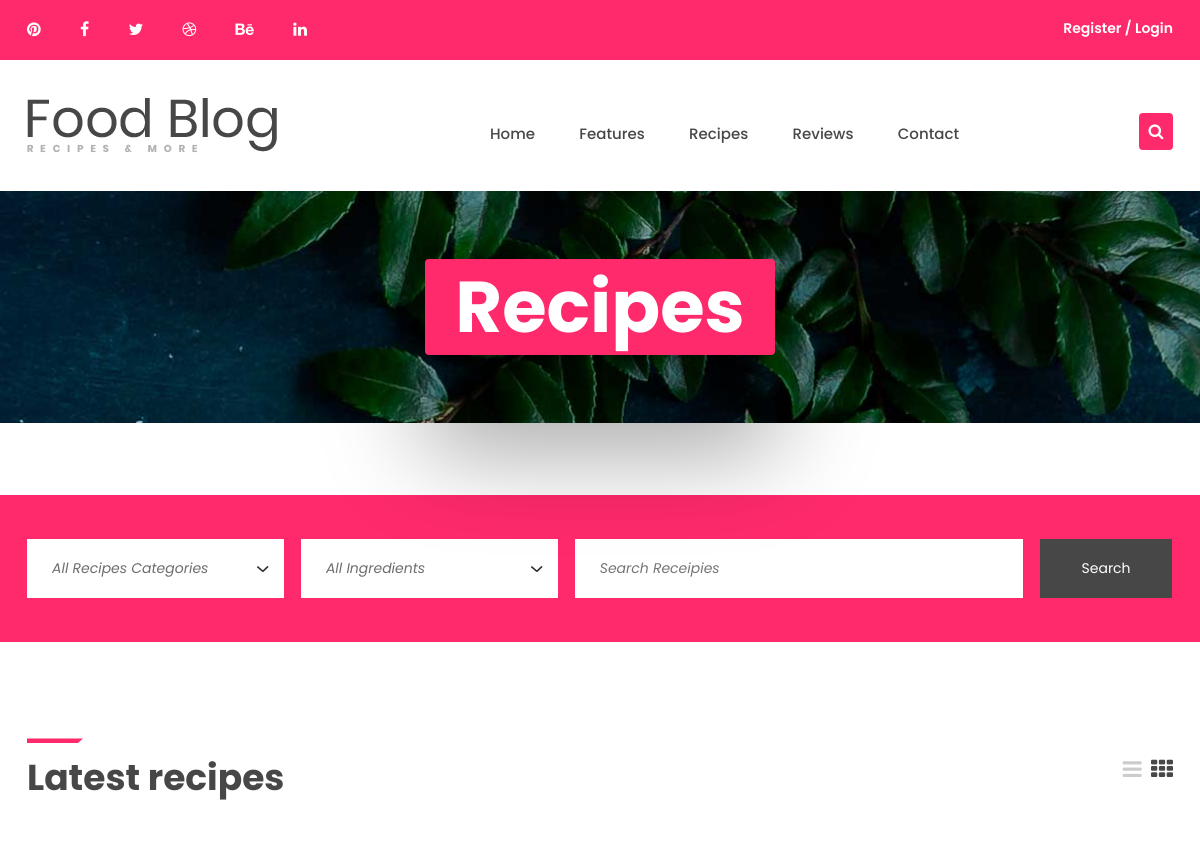
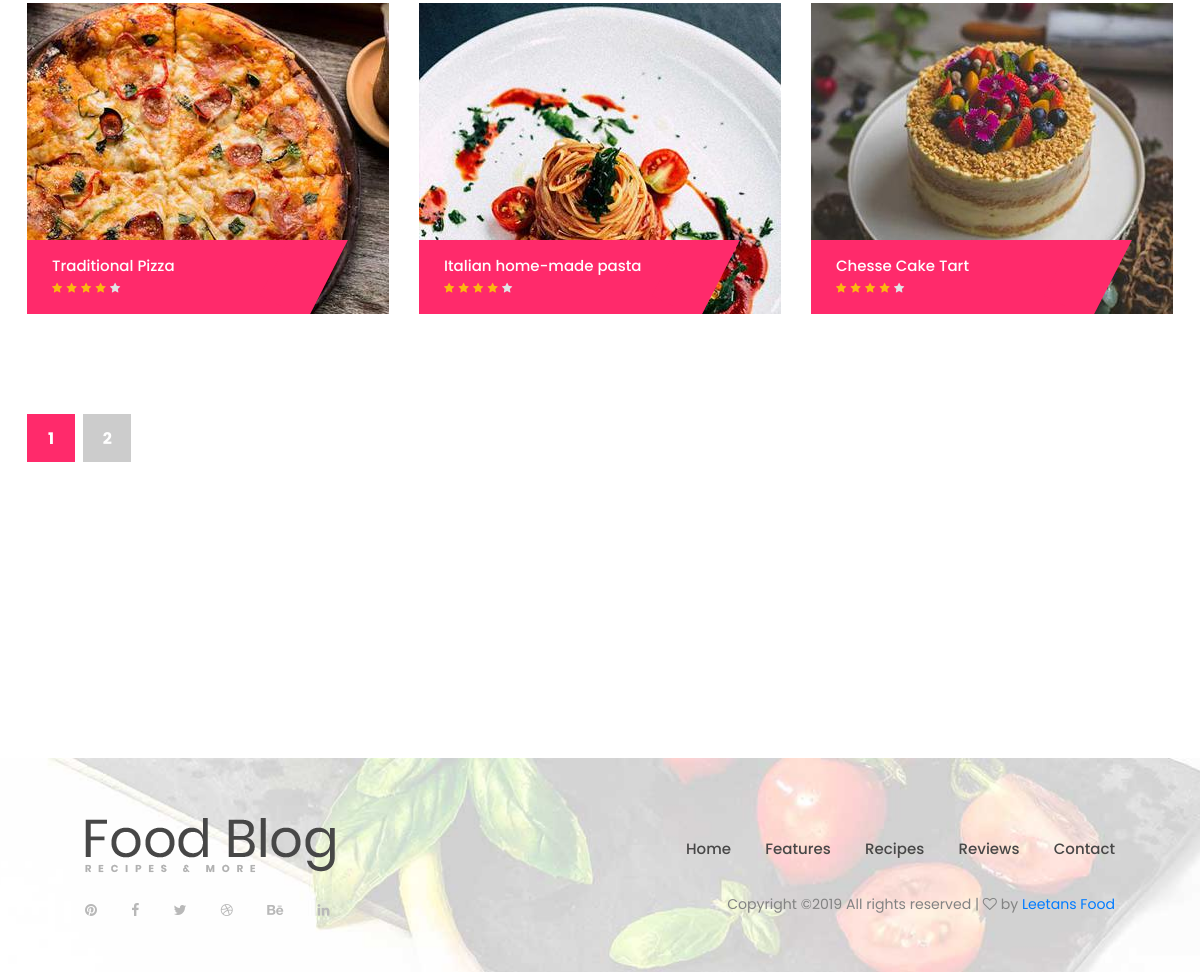
The app's page /recipes/ with its own data (2 pictures, top to bottom).
### blog/models.py (models this page shows, shortened)
class Recipe(models.Model):
    title = models.CharField(max_length=100)
    content = models.TextField()
    date_posted = models.DateField(default=timezone.now)
    author = models.ForeignKey(User, on_delete=models.CASCADE)
    image = models.ImageField(default='default.jpg', upload_to='img/recipes')

### blog/views.py (the view)
# urls.py: path('recipes/', RecipeListView.as_view(), name='blog-recipes'),
class RecipeListView(ListView):
    model = Recipe
    template_name = 'blog/recipes.html'   # <app>/<model>_<viewtype>.html
    context_object_name = 'all_recipes'
    ordering = ['-date_posted']
    paginate_by = 3

### blog/templates/blog/recipes.html (shortened to what this page needs)
{% extends "blog/base.html" %}
{% load static %}
{% block hero_section %}
<section class="page-top-section set-bg" data-setbg="{% static 'blog/img/page-top-bg.jpg' %}">
<div class="container">
    <h2>Recipes</h2>
</div>
</section>
{% endblock hero_section %}
{% block search_section %}
<div class="search-form-section">
    <div class="sf-warp">
        <div class="container">
            <form class="big-search-form">
                <select>
                    <option>All Recipes Categories</option>
                </select>
                <select>
                    <option>All Ingredients</option>
                </select>
                <input type="text" placeholder="Search Receipies">
                <button class="bsf-btn">Search</button>
            </form>
        </div>
    </div>
</div>
{% endblock search_section %}
{% block recipes_section %}
<section class="recipes-page spad">
<div class="container">
    <div class="row">
        <div class="col-md-8">
            <div class="section-title">
                <h2>Latest recipes</h2>
            </div>
        </div>
        <div class="col-md-4">
            <div class="recipe-view">
                <i class="fa fa-bars"></i>
                <i class="fa fa-th active"></i>
            </div>
        </div>
    </div>
    <div class="row">
        {% for all_recipe in all_recipes %}
        <div class="col-lg-4 col-md-6">
            <div class="recipe">
                <img src="{{ all_recipe.image.url }}" alt="">
                <div class="recipe-info-warp">
                    <div class="recipe-info">
                        <h3>{{ all_recipe.title }}</h3>
                        <div class="rating">
                            <i class="fa fa-star"></i>
                            <i class="fa fa-star"></i>
                            <i class="fa fa-star"></i>
                            <i class="fa fa-star"></i>
                            <i class="fa fa-star is-fade"></i>
                        </div>
                    </div>
                </div>
            </div>
        </div>
        {% endfor %}
    </div>
    <div class="site-pagination">
    {% if is_paginated %}
      {% for num in page_obj.paginator.page_range %}
        {% if page_obj.number == num %}
          <span>{{ num }}</span>
        {% elif num > page_obj.number|add:'-3' and num < page_obj.number|add:'3' %}
          <a href="?page={{ num }}">{{ num }}</a>
        {% endif %}
      {% endfor %}
    {% endif %}
    </div>
</div>
</section>
{% endblock recipes_section %}

### blog/static/blog/css/style.css (style rules this page uses)
html, body { height: 100%; font-family: 'Poppins', sans-serif; -webkit-font-smoothing: antialiased; font-smoothing: antialiased; }
h1, h2, h3, h4, h5, h6 { margin: 0; font-weight: 500; color: #474747; }
h2 { font-size: 36px; }
h3 { font-size: 30px; }
img { max-width: 100%; }
.section-title { margin-bottom: 48px; position: relative; padding-top: 18px; }
.section-title:after { position: absolute; content: ""; width: 56px; height: 5px; left: 0; top: 0; background: #ff2a6b; -webkit-clip-path: polygon(0 0, 100% 0, 90% 100%, 0% 100%); clip-path: polygon(0 0, 100% 0, 90% 100%, 0% 100%); }
.section-title h2, .section-title h3 { font-weight: 700; }
.set-bg { background-repeat: no-repeat; background-size: cover; background-position: top center; }
.spad { padding-top: 96px; padding-bottom: 96px; }
.rating i { color: #fbb710; }
.rating .is-fade { color: #e0e3e4; }
.recipe { position: relative; margin-bottom: 30px; }
.recipe .recipe-info-warp { position: absolute; width: 100%; bottom: 0; left: 0; padding-right: 80px; overflow: hidden; }
.recipe .recipe-info { padding: 17px 25px 15px; background: #ff2a6b; position: relative; }
.recipe .recipe-info:after { position: absolute; content: ""; width: 53px; height: calc(100% + 40px); right: -27px; bottom: 0; background: #ff2a6b; -webkit-transform: rotate(27deg); -ms-transform: rotate(27deg); transform: rotate(27deg); }
.recipe .recipe-info h3 { font-size: 15px; color: #fff; }
.recipe .rating i { font-size: 11px; }
.page-top-section { text-align: center; }
.page-top-section h2 { font-size: 72px; display: inline-block; font-weight: 700; color: #fff; padding: 5px 30px; margin: 68px 0; border-radius: 4px; background: #ff2a6b; -webkit-box-shadow: 0px 90px 100px rgba(0, 0, 0, 0.4); box-shadow: 0px 90px 100px rgba(0, 0, 0, 0.4); }
.site-pagination { padding-top: 70px; }
.site-pagination a, .site-pagination span { min-width: 48px; height: 48px; display: inline-block; text-align: center; padding: 13px 10px 0; font-size: 16px; font-weight: 700; color: #fff; background: #cccccc; margin-right: 4px; }
.site-pagination span { background: #ff2a6b; }
.recipe-view { text-align: right; padding-top: 20px; }
.recipe-view i { font-size: 22px; margin-left: 5px; color: #cccccc; cursor: pointer; }
.recipe-view i.active { color: #474747; }
.sf-warp { width: 1229px; margin: 72px auto 0; padding: 44px 0; background: #ff2a6b; }
.big-search-form select { height: 59px; border: none; background: #fff; padding: 0 25px; font-size: 14px; color: #6d6d6d; font-style: italic; float: left; margin-right: 17px; width: calc(23.9% - 17px); -webkit-appearance: none; -moz-appearance: none; -ms-appearance: none; appearance: none; background-image: url(../img/icon/angle-bottom.png); background-repeat: no-repeat; background-position: right 15px center; padding-right: 35px; }
.big-search-form input { height: 59px; border: none; padding: 0 25px; margin-right: 17px; width: calc(40.6% - 17px); float: left; font-size: 14px; }
.big-search-form .bsf-btn { border: none; height: 59px; font-size: 14px; color: #fff; min-width: 132px; background: #474747; }
.big-search-form ::placeholder { font-style: italic; }
@media (min-width: 1200px) { .container { max-width: 1176px; } }
@media (max-width: 1250px) { .sf-warp { width: 100%; } }

### records on screen
Recipe: image (picture), title "Traditional Pizza"
Recipe: image (picture), title "Italian home-made pasta"
Recipe: image (picture), title "Chesse Cake Tart"

### other values on screen
{{ num }} "1"
{{ num }} "2"
